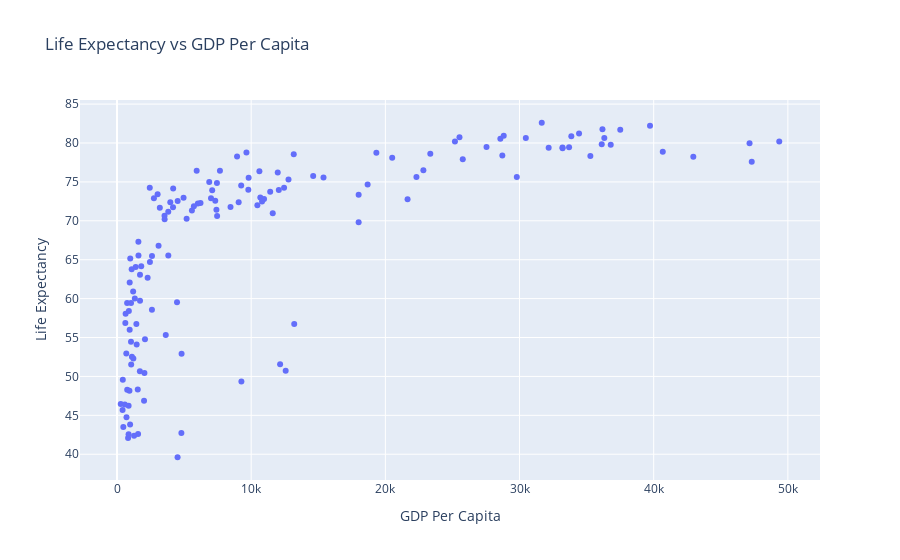

Notebook code for this chart:
### Markdown cell above
This graph does not look as expected, given that the graph object is defined as a scatter plot

### Code cell
# changing plot to scatter with mode parameter
# making indivisual traces with graph objects
trace1=go.Scatter(y=gapminder_subset["lifeExp"],x=gapminder_subset["gdpPercap"],mode='markers')
# input all traces in a list
data=[trace1]
# define graph name and label the x and y axes
layout=go.Layout(title='Life Expectancy vs GDP Per Capita', yaxis=dict(title='Life Expectancy'),xaxis=dict(title='GDP Per Capita'),hovermode='closest')
# define figure
figure=go.Figure(data=data,layout=layout)
# plot figure
iplot(figure)

### Figure 1 — Plotly figure (JSON) as saved in the notebook; plotly's stock layout.template omitted (floating-point values rounded to 4 significant figures; data arrays with more than 128 entries replaced by an {"elided": "..."} marker saying what was removed)
{"data": [{"mode": "markers", "type": "scatter", "x": {"elided": "142 float values"}, "y": {"elided": "142 float values"}}], "layout": {"hovermode": "closest", "title": {"text": "Life Expectancy vs GDP Per Capita"}, "xaxis": {"title": {"text": "GDP Per Capita"}}, "yaxis": {"title": {"text": "Life Expectancy"}}}}
